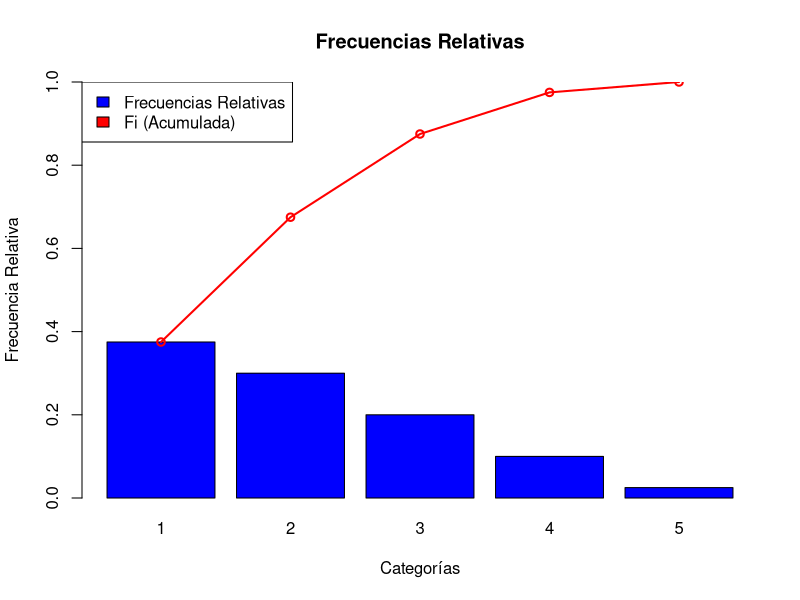
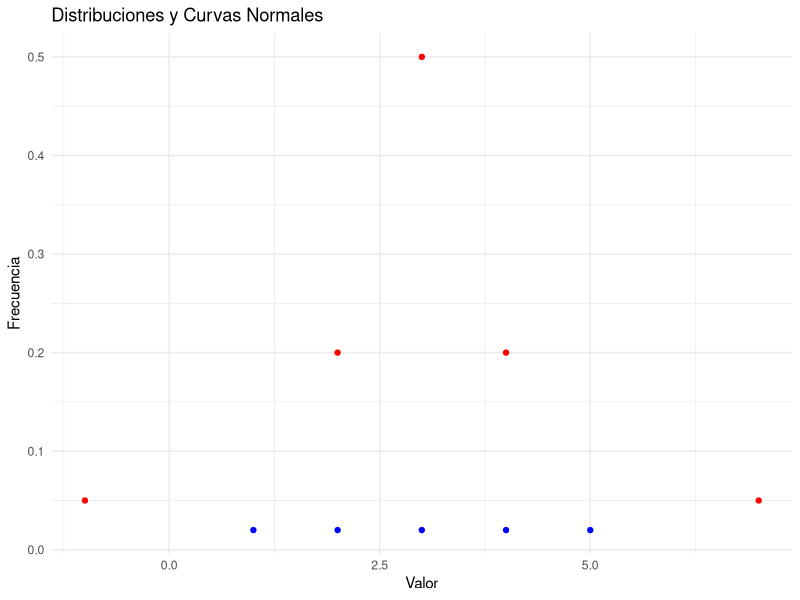
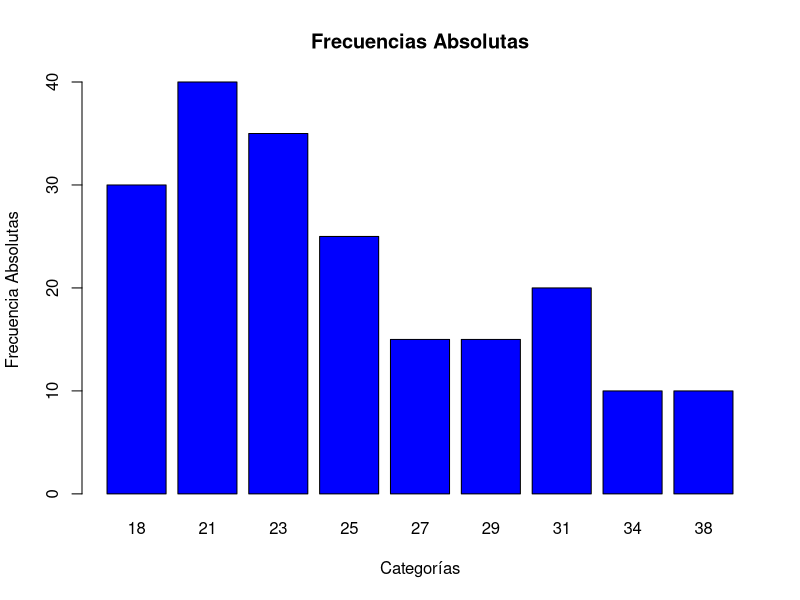
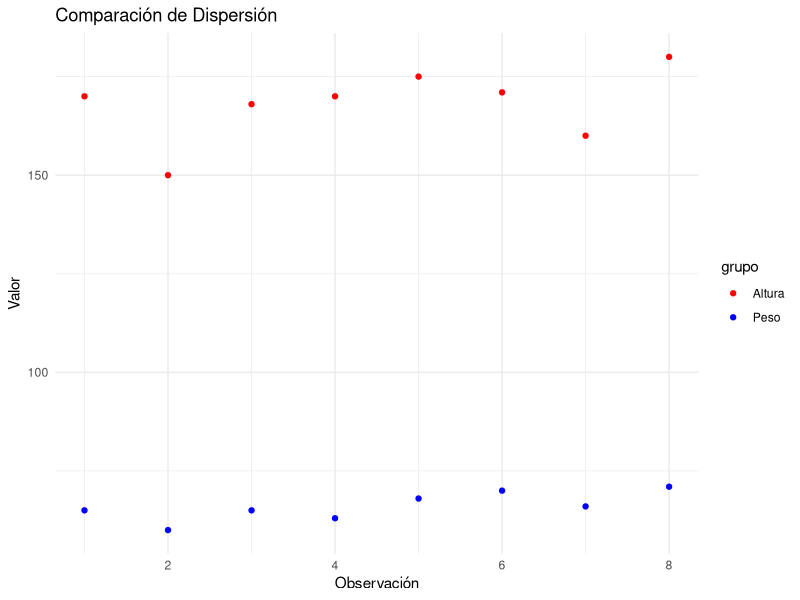

R code for these plots, in order:
## ---- chunk 1
knitr::opts_chunk$set(fig.align='center', fig.width=6, fig.height=4, out.width='70%')
## ---- chunk 2
# Funciones

# Función que calcula las frecuencias absolutas dados unos datos crudos
calc_ni <- function(datos_in, xi_in) {
  ni <- sapply(xi_in, function(valor) {
    sum(datos_in == valor)
  })
  return(ni)
}

# Función que calcula las frecuencias relativas de cada dato
calc_fi <- function(datos_in, ni_in) {
  total <- sum(ni_in)
  fi <- sapply(ni_in, function(valor) {
    valor/total
  })
  return(fi)
}

# Función que calcula la frecuencia acumulada. Se puede dar la relativa o absoluta para este fin, sirve para ambas
calc_acumulada <- function(frecuencia_in) {
  frec_acumulada <- c(frecuencia_in[1])
  for (i in 2:length(frecuencia_in)) {
    frec_acumulada <- c(frec_acumulada, 
                        frec_acumulada[i-1] + frecuencia_in[i])
  }
  return(frec_acumulada)
}

# Calcula la media ponderada de unos datos dada su tabla de frecuencias
calc_media_ponderada <- function(datos) {
  return(sum(datos$xi * datos$fi))
}

# Calcula el momento de orden "r" (dado) de una tabla de frecuencias
calc_momento <- function(orden, datos) {
  media <- sum(datos$xi * datos$fi)
  resultado <- sapply(1:length(datos$xi), function(i) {
    (datos$xi[i] - media)^orden * datos$fi[i] 
  })
  return(sum(resultado))
}

# Calcula la desviación típica de una tabla de frecuencias
calc_sd <- function(datos) {
  media <- sum(datos$xi * datos$fi)
  resultado <- sapply(1:length(datos$xi), function(i) {
    (datos$xi[i] - media)^2 * datos$fi[i]
  })
  return(sqrt(sum(resultado)))
}

# Calcula las marcas de clase de una lista de vectores que representan los límites de los intervalos:
# list(c(inf1, max1), c(inf2, max2), ..., c(infN, maxN))
calc_marcas_clase <- function(intervalos){
  marcas <- sapply(intervalos, function(valor) {
    (valor[1] + valor[2])/2
  })
  return(marcas)
}

# Dado un valor C(k) y una tabla de frecuencias con sus intervalos inferiores y superiores en columnas distintas, te calcula el percentil en el que cae
calc_percentil_k <- function(ck, datos) {
  fila <- which(ck >= datos$vida_media_inf & ck < datos$vida_media_sup)
  li_1 <- datos$vida_media_inf[fila]
  ai <- datos$vida_media_sup[fila] - li_1
  resultado <- ((ck - li_1) * (datos$ni[fila] / ai) + datos$Ni[fila-1] ) * 1/sum(datos$ni) 
  return(resultado)
}

# Dato un valor k tal que k < 1 (es decir, no en porcentaje sobre 100, sino en decimal) se calcula el decil. Por ejemplo, para calcular Q1 podríamos dar k = 0.25, el P99, k = 0.99, etc
calc_decil_k <- function(datos, k) {
  return(min(datos$xi[datos$Fi >= k]))
}

# Dada una tabla de frecuencias y, opcionalmente, un coeficiente diferente a 1,5 podemos calcular todos los outlier de la distribución.
calc_outliers <- function(datos, coeficiente = 1.5) {
  Q1 <- calc_decil_k(datos, 0.25)
  Q3 <- calc_decil_k(datos, 0.75)
  IQR <- Q3 - Q1
  IS <- Q3 + coeficiente * IQR
  II <- Q1 - coeficiente * IQR
  outliers <- datos$xi[sapply(datos$ni, function(valor) {
    valor > IS || valor < II
  })]
  return(outliers)
}

# Dadas dos poblaciones como vectores, compara sus dispersiones usando el coeficiente de variación. 

comparar_dispersion <- function(p1, p2) {
  cv1 <- sd(p1) / abs(mean(p1))
  cv2 <- sd(p2) / abs(mean(p2))
  if (cv1 > cv2) {
    return("p1 tiene una mayor dispersión")
  } else if (cv1 < cv2) {
    return("p2 tiene una mayor dispersión")
  } else {
    return("Ambas poblaciones tienen la misma dispersión")
  }
}

## ---- chunk 3

# Main

datos <- c(1,3,2,2,3,1,1,2,2,1,
           1,4,3,1,3,2,3,2,2,2,
           1,2,5,1,3,1,2,1,3,1,
           4,1,1,3,4,2,2,1,1,4)
xi <- sort(unique(datos))
ni <- calc_ni(datos, xi)
fi <- calc_fi(datos, ni)
ni_acumulada <- calc_acumulada(ni)
fi_acumulada <- calc_acumulada(fi)

resultado <- data.frame(
  xi = xi,
  ni = ni,
  fi = fi,
  Ni = ni_acumulada,
  Fi = fi_acumulada
)

print(resultado)
## ---- chunk 4
barp <- barplot(resultado$fi, 
        names.arg=resultado$xi, 
        col="blue", 
        main="Frecuencias Relativas", 
        xlab="Categorías", ylab="Frecuencia Relativa", ylim=c(0, 1))
lines(barp, 
      resultado$Fi,
      type='o', 
      col="red", 
      lwd=2) # 'lwd' es el ancho de la línea
legend("topleft",                      # Ubicación de la leyenda
       legend=c("Frecuencias Relativas", "Fi (Acumulada)"), # Textos de la leyenda
       fill=c("blue", "red"))             # Colores correspondientes
## ---- chunk 5
# Funciones
calc_moda <- function(tabla_frecuencias) {
  if (any(names(tabla_frecuencias) == "fi")) {
    max_freq <- max(tabla_frecuencias$fi)
    modas <- tabla_frecuencias$xi[tabla_frecuencias$fi == max_freq]
  } else {
    print("El dataset debe incluir la columna de frecuencias relativas")
  }
  return(modas)
}

# Main
media <- mean(datos)
mediana <- median(datos)
moda <- calc_moda(resultado)

print(paste("Media: ", media, "Mediana: ", mediana, "Moda: ", paste(moda, collapse = ", ")))
## ---- chunk 6
library(ggplot2)
xi <- c(1,2,3,4,5)
fi_x <- c(0.02,0.02,0.02,0.02,0.02)
datos_x <- data.frame(
  xi = xi,
  fi = fi_x
)
yi <- c(-1,2,3,4,7)
fi_y <- c(0.05, 0.2, 0.5, 0.2, 0.05)
datos_y <- data.frame(
  xi = yi,
  fi = fi_y
)

calc_media_ponderada(datos_x)

apuntamiento_x <- (calc_momento(datos = datos_x, orden = 4) / calc_sd(datos = datos_x)^4 ) - 3
apuntamiento_y <- (calc_momento(datos = datos_y, orden = 4) / calc_sd(datos = datos_y)^4 ) - 3

print(paste("Apuntamiento x: ", apuntamiento_x, "Apuntamiento y: ", apuntamiento_y))

# Calcular la media y desviación estándar para los datos_x y datos_y
media_x <- calc_media_ponderada(datos = datos_x)
sd_x <- calc_sd(datos = datos_x)

media_y <- calc_media_ponderada(datos = datos_y)
sd_y <- calc_sd(datos = datos_y)

# Crear el gráfico
ggplot() +
  geom_point(data = datos_x, aes(x = xi, y = fi), color = "blue") +
  geom_point(data = datos_y, aes(x = xi, y = fi), color = "red") +
  theme_minimal() +
  labs(x = "Valor", y = "Frecuencia", title = "Distribuciones y Curvas Normales")

## ---- chunk 7
marcas_clase <- c(18,21,23,25,27,29,31,34,38)
ni <- c(30,40,35,25,15,15,20,10,10)
datos = data.frame(
  xi = marcas_clase,
  ni = ni, 
  fi = calc_fi(marcas_clase, ni)
)
datos

asimetria_fisher <- calc_momento(3, datos) / (calc_sd(datos))^3

barp <- barplot(datos$ni, 
        names.arg=datos$xi, 
        col="blue", 
        main="Frecuencias Absolutas", 
        xlab="Categorías", ylab="Frecuencia Absolutas")
print(paste("Coeficiente de asimetría de Fisher: ", asimetria_fisher, "> 0 Por lo que asimetría positiva o a la derecha"))
## ---- chunk 8
vida_media <- list(c(100,300), c(300,400), c(400,500), c(500,600), c(600,700), c(700,900))
vida_media_inferior <- sapply(vida_media, function(x) x[1])
vida_media_superior <- sapply(vida_media, function(x) x[2])
ni <- c(54, 96, 130, 88, 85, 47)
xi <- calc_marcas_clase(vida_media)
fi = calc_fi(ni_in = ni)
Fi = calc_acumulada(frecuencia_in = fi)
Ni = calc_acumulada(frecuencia_in = ni)

datos <- data.frame(
  vida_media_inf = vida_media_inferior,
  vida_media_sup = vida_media_superior, 
  xi = xi,
  ni = ni,
  fi = fi,
  Fi = Fi,
  Ni = Ni
)

calc_percentil_k(437, datos)
## ---- chunk 9
xi <- c(15,20,21,25,28,29,33,41)
ni <- c(30,25,30,52,45,20,10,1)
fi <- calc_fi(datos_in = xi, ni_in = ni)
Ni <- calc_acumulada(frecuencia_in = ni)
Fi <- calc_acumulada(frecuencia_in = fi)

datos <- data.frame(
  xi = xi,
  ni = ni,
  fi = fi,
  Ni = Ni,
  Fi = Fi
)

calc_outliers(datos)
## ---- chunk 10
library(ggplot2)

# Crear un data.frame con los datos
p1 <- c(65, 60, 65, 63, 68, 70, 66, 71)
p2 <- c(170, 150, 168, 170, 175, 171, 160, 180)

# Crear un data.frame con todos los datos y una columna para identificar el grupo
datos <- data.frame(
  valor = c(p1, p2),
  grupo = rep(c("Peso", "Altura"), each = length(p1)),
  x = rep(1:length(p1), 2)
)

# Gráfico usando ggplot2
ggplot(datos, aes(x = x, y = valor, color = grupo)) +
  geom_point() +
  theme_minimal() +
  labs(x = "Observación", y = "Valor", title = "Comparación de Dispersión") +
  scale_color_manual(values = c("Peso" = "blue", "Altura" = "red"))


comparar_dispersion(p1, p2)

